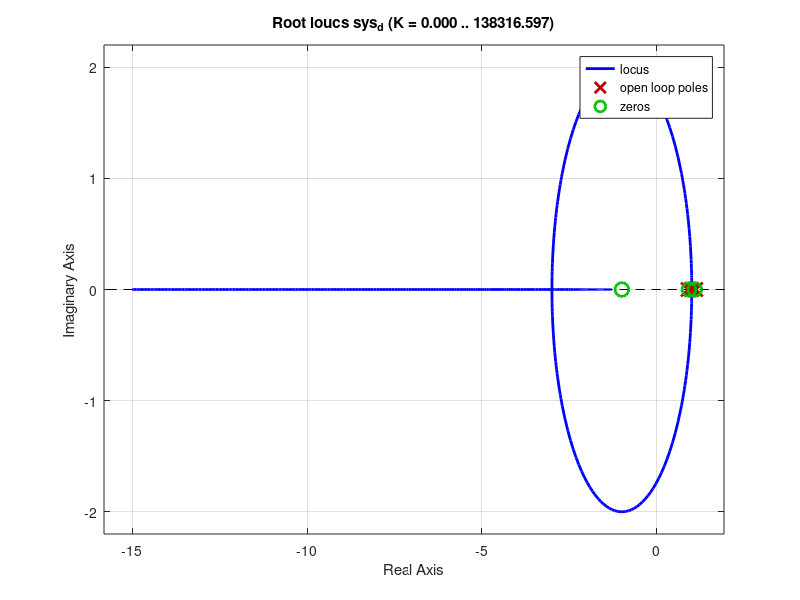

This chart was generated by the following MATLAB code:
clc 
clear
close all

%% Sys Parameters 
mp = 0.294;
mc = 0.378;
g = 9.82;
L = 0.14;
d1 = 0.001;
d2 = 0.001;
s = -1;
%mc = M
%mp = m
%% Sys matrices 
A = [0, 0 ,1, 0; 
      0, 0, 0 ,1;
      0, (g*mp)/mc, -d1/mc, -d2/(L*mc);
      0, (g*(mc+mp))/(L*mc), -d1/(L*mc), (-d2*(mc+mp))/(L*L*mc*mp)];
 
B = [0; 0; 1/mc;1/(L*mc)];



%% Output
C = [1 0 0 0]; %q1 as input (position of the cart
D = 0

%% Sys build
sys = ss(A, B, C, D)

%% Sys analysis 
eig(A) 
pole(sys) %Either of the two commands find the poles of the system. We do this to check if the system is stable or not
ControlabilityMatrix = ctrb(sys) 
ObvservabilityMatrix = obsv(sys)

rank(ControlabilityMatrix) %Rank must be 4 otherwise the system is not controlable
rank(ObvservabilityMatrix) %Rank must be 4 otherwise the system is not observable 

rlocus(sys)

x0 = [0; 5*pi/180; 0; 0;]

%% State feedback controller

desiredPoles = [-11; -11; -11; -1];
K = acker(A,B, desiredPoles)

Q = 10*eye(4);
R = 0.5;
K_LQR = lqr(A,B,Q,R)


%% Discrete time controller
Ts = 0.01;
sys_d = c2d(sys, Ts);

Ad = sys_d.a;
Bd = sys_d.b;
Cd = sys_d.c;
Dd = sys_d.d;

pole(sys_d)
disc_Poles = [0.9; 0.9; 0.9; 0.9];
%K_disc = acker(Ad,Bd, disc_Poles);
K_discLQR = dlqr(Ad,Bd,Q,R);
rlocus(sys_d)

%% Observer design

%Vd = 0.1*eye(4);
%Vn = 1;

%Kf = (lqr(Ad', Cd', Vn, Vd))';

disc_PolesOb = [-0.3235; 9.2180;-0.5275; 0.9045]*0.1;
Ob = acker(Ad',Cd',disc_PolesOb);
